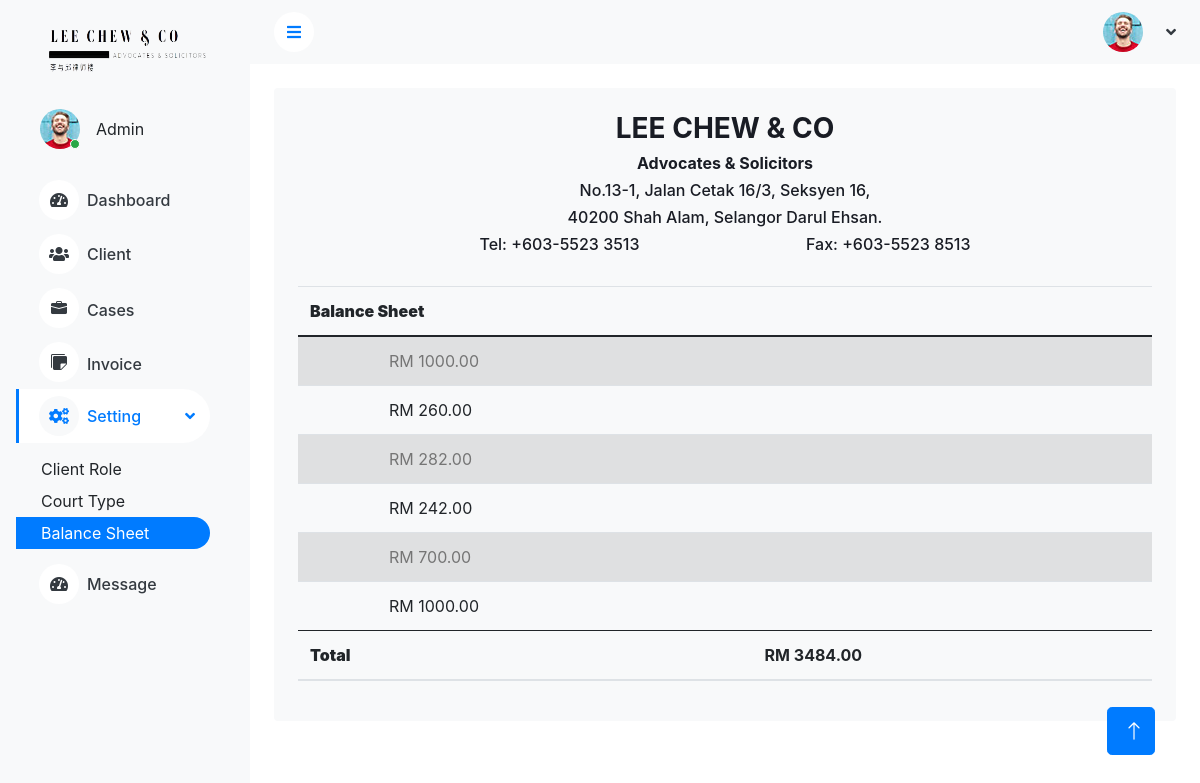
Before: /balance_sheet/ with the older database file.
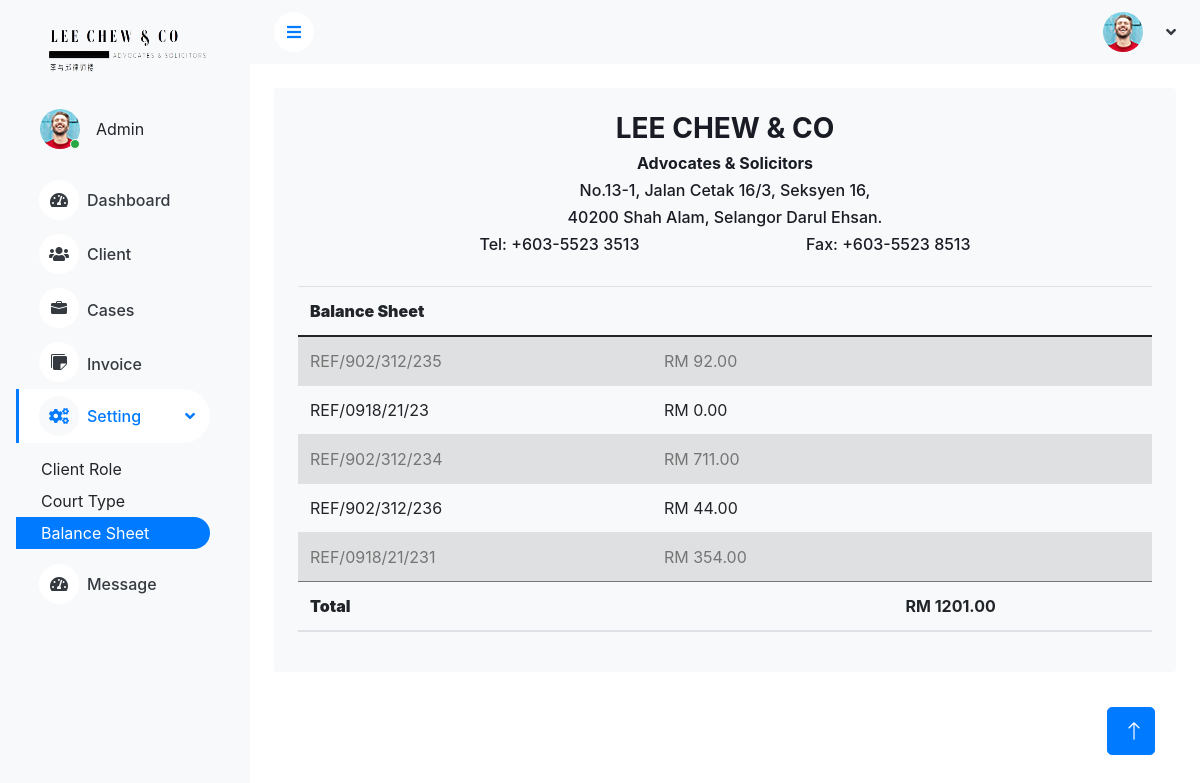
After: the same page with the newer database file.
### myadmin/models.py (models this page shows, shortened)
class Invoice(models.Model):
    invoice_date_time = models.DateField(auto_now_add=True, null=True, blank=True)
    final_total = models.DecimalField(max_digits=10, decimal_places=2, null=True, blank=True)
    paid  = models.BooleanField(default=False, null=True, blank=True)
    short_descriptions = models.TextField(max_length=1000, null=True, blank=True)
    total_reimbur_service_price = models.DecimalField(max_digits=100, decimal_places=2, null=True, blank=True)
    total_prof_service_price = models.DecimalField(max_digits=100, decimal_places=2, null=True, blank=True)
    number = models.CharField(null=True, blank=True, max_length=100)
    case = models.OneToOneField(Case, blank=True, null=True, on_delete=models.SET_NULL)
    uniqueId = models.CharField(null=True, blank=True, max_length=100)
    slug = models.SlugField(max_length=500, unique=True, blank=True, null=True)
    date_created = models.DateTimeField(blank=True, null=True)
    last_updated = models.DateTimeField(blank=True, null=True)
    class Meta:
        verbose_name = "Invoice"
        verbose_name_plural = "Invoices"

class Case(models.Model):
    CASE_TYPE = [
    ('MISC','MISC'),
    ('CRI','CRI'),
    ('LIT','LIT'),
    ('CONV','CONV'),
    ]
    ref_no = models.CharField(max_length=255, unique=True)
    client_role = models.ForeignKey(ClientRole, on_delete=models.CASCADE)
    clients = models.ForeignKey(ClientRecord,on_delete=models.CASCADE)
    respondent_name = models.CharField(max_length=255,blank=True)
    respondent_advocate = models.CharField(max_length=255,blank=True)
    case_type = models.CharField(max_length=255, choices=CASE_TYPE)
    case_description = models.TextField(blank=True)
    sense_of_urgent = models.CharField(max_length=20)
    court_no = models.CharField(max_length=40, blank=True)
    court_type = models.ForeignKey(CourtType, on_delete=models.CASCADE, null=True, blank=True)
    judge_name =  models.CharField(max_length=100, blank=True)
    court_remark = models.TextField(blank=True)
    uniqueId = models.CharField(null=True, blank=True, max_length=100)
    slug = models.SlugField(max_length=500, unique=True, blank=True, null=True)
    date_created = models.DateTimeField(blank=True, null=True)
    last_updated = models.DateTimeField(blank=True, null=True)
    def __str__(self):
        return f"{self.ref_no}"

### myadmin/views.py (the view)
# urls.py: path('balance_sheet/', views.balance_sheet, name='balance_sheet'),
def balance_sheet(request, ):
    invoice = Invoice.objects.all()
    data = []
    total_price =[x.final_total for x in invoice]
    price = 0
    for x in total_price:
        price += x
    return render(request,'main/setting/balance_sheet.html', {
                                                              "invoice": invoice,
                                                              'total_price': price})

### myadmin/templates/main/setting/balance_sheet.html (shortened to what this page needs)
{% extends "navigation/base.html" %} {% block content %} {% load static %}
<div class="container-fluid pt-4 px-4">
    <div class="bg-light text-center rounded p-4">
        <div class="d-flex align-items-center justify-content-between mb-4">
            <div class="container title">
                <h3><strong>LEE CHEW & CO</strong></h3>
                <h6><strong>Advocates & Solicitors</strong></h6>
                <h6>No.13-1, Jalan Cetak 16/3, Seksyen 16,</h6>
                <h6>40200 Shah Alam, Selangor Darul Ehsan.</h6>
                <div class="tel_info">
                    <h6>Tel: +603-5523 3513</h6>
                    <h6>Fax: +603-5523 8513</h6>
                </div>
            </div>
        </div>
        <div class="table-responsive">
            <table id="caseTable" class="table table-striped table-hover invoice_table">
                <thead>
                    <tr>
                        <th colspan="2"><strong>Balance Sheet</strong></th>
                        <th></th>
                    </tr>
                </thead>
                <tbody>
                    {% for record in invoice %}
                    <tr>
                        <td>{{record.case}}</td>
                        <td>RM {{record.final_total}}</td>
                        <td></td>
                    </tr>
                    {% endfor %}
                </tbody>
                <thead>
                    <tr>
                        <th colspan=" 2 "><strong>Total</strong></th>
                        <th>RM {{total_price}}</th>
                    </tr>
                </thead>
            </table>
        </div>
    </div>
</div>
</div>
</div>
</body>
{%endblock%}

### myadmin/templates/navigation/base.html (shortened to what this page needs)
<!DOCTYPE html>
<html lang="en">
{% load static %}
<head>
    <head>
        <link rel="stylesheet" href="https://cdnjs.cloudflare.com/ajax/libs/font-awesome/5.10.0/css/all.min.css">
        <link rel="stylesheet" href="https://cdn.jsdelivr.net/npm/bootstrap-icons@1.4.1/font/bootstrap-icons.css">
        <link rel="stylesheet" href="{% static 'lib/owlcarousel/assets/owl.carousel.min.css' %}">
        <link rel="stylesheet" href="{% static 'lib/tempusdominus/css/tempusdominus-bootstrap-4.min.css' %}">
        <link rel="stylesheet" href="{% static 'css/bootstrap.min.css' %}">
        <link rel="stylesheet" href="{% static 'css/style.css' %}">
        <link rel="stylesheet" href="{% static 'css/style2.css' %}">
        <link rel="stylesheet" href="https://cdn.datatables.net/1.13.6/css/jquery.dataTables.min.css">
        <link rel="stylesheet" href="https://cdn.jsdelivr.net/npm/intl-tel-input@18.2.1/build/css/intlTelInput.css">
        <link rel="stylesheet" href="{% static 'css/datatables.css' %}">
        <link rel="stylesheet" href="{% static 'css/datatables.min.css' %}">
        <link rel="stylesheet" href="https://stackpath.bootstrapcdn.com/bootstrap/4.5.2/css/bootstrap.min.css">
        <link rel="stylesheet" href="https://unpkg.com/folium@0.12.1/folium.css" />
    </head>
</head>
<body>
    <div class="container-xxl position-relative bg-white d-flex p-0">
        <aside class="sidebar pe-4 pb-3">
            <nav class="navbar bg-light navbar-light">
                <a href="{% url 'dashboard'  %}" class="navbar-brand mx-4 mb-3">
                    <img src="{% static 'images/logo.png' %}" alt="" style="width: 180px; height: 75px;">
                </a>
                <div class="d-flex align-items-center ms-4 mb-4">
                    <div class="position-relative">
                        <img class="rounded-circle" src="{% static 'images/user.jpg' %}" alt="" style="width: 40px; height: 40px;">
                        <div class="bg-success rounded-circle border border-2 border-white position-absolute end-0 bottom-0 p-1"></div>
                    </div>
                    <div class="ms-3">
                        <span>Admin</span>
                    </div>
                </div>
                <div class="navbar-nav w-100">
                    <a href="{% url 'dashboard'  %}" class="nav-item nav-link {% if 'dashboard' in request.path %}active{% endif %}">
                        <i class="fa fa-tachometer-alt me-2"></i>Dashboard
                    </a>
                    <a href="{% url 'view_all_client' %}" class="nav-item nav-link {% if 'view_all_client' in request.path or 'add_client_view' in request.path%}active{% endif %}">
                        <i class="fa fa-users me-2"></i>Client
                    </a>
                    <a href="{% url 'list_case' %}" class="nav-item nav-link {% if 'list_case' in request.path or 'create_case_view' in request.path%}active{% endif %}">
                        <i class="bi bi-briefcase-fill me-2"></i>Cases
                    </a>
                    <a href="{% url 'invoices' %}" class="nav-item nav-link {% if 'invoices' in request.path or 'create-build' in request.path or 'pdf_invoice' in request.path %}active{% endif %}">
                        <i class="bi bi-stickies-fill me-2"></i>Invoice
                    </a>
                    <div class="nav-item dropdown">
                        <a href="#" class="nav-link dropdown-toggle {% if 'client_role' in request.path or 'court_type' in request.path or 'balance_sheet' in request.path %}active show{% endif %}" data-bs-toggle="dropdown">
                            <i class="fa fa-cogs me-2"></i>Setting
                        </a>
                        <div class="dropdown-menu bg-transparent border-0 {% if 'client_role' in request.path or 'court_type' in request.path or 'balance_sheet' in request.path%}show{% endif %}">
                            <a href="{% url 'client_role' %}" class="dropdown-item {% if 'client_role' in request.path %}active{% endif %}">Client Role</a>
                            <a href="{% url 'court_type'%}" class="dropdown-item {% if 'court_type' in request.path %}active{% endif %}">Court Type</a>
                            <a href="{% url 'balance_sheet'  %}" class="dropdown-item {% if 'balance_sheet' in request.path %}active{% endif %}">Balance Sheet</a>
                        </div>
                    </div>
                    <a href="#" class="nav-item nav-link {% if '#' in request.path %}active{% endif %}">
                        <i class="fa fa-tachometer-alt me-2"></i>Message
                    </a>
                </div>
            </nav>
        </aside>
        <div class="content">
            <nav class="navbar navbar-expand bg-light navbar-light sticky-top px-4 py-0">
                <a href="#" class="sidebar-toggler flex-shrink-0">
                    <i class="fa fa-bars"></i>
                </a>
                <div class="navbar-nav align-items-center ms-auto">
                    <div class="nav-item dropdown">
                        <div class="nav-item dropdown">
                            <a href="#" class="nav-link dropdown-toggle" data-bs-toggle="dropdown">
                                <img class="rounded-circle me-lg-2" src="{% static 'images/user.jpg'%}" alt="" style="width: 40px; height: 40px;">
                            </a>
                        </div>
                    </div>
                </div>
            </nav>
            {%block content%} {%endblock%}
        <a href="#" class="btn btn-lg btn-primary btn-lg-square back-to-top"><i class="bi bi-arrow-up"></i></a>
</body>
</html>

### myadmin/static/css/style.css (style rules this page uses)
:root { --primary: #009CFF; --light: #F3F6F9; --dark: #191C24; }
.back-to-top { position: fixed; display: none; right: 45px; bottom: 45px; z-index: 99; }
.btn { transition: .5s; }
.btn.btn-primary { color: #FFFFFF; }
.btn-lg-square { width: 48px; height: 48px; }
.btn-square, .btn-sm-square, .btn-lg-square { padding: 0; display: inline-flex; align-items: center; justify-content: center; font-weight: normal; border-radius: 50px; }
.sidebar { position: fixed; top: 0; left: 0; bottom: 0; width: 250px; height: 100vh; overflow-y: auto; background: var(--light); transition: 0.5s; z-index: 999; }
.content { margin-left: 250px; min-height: 100vh; background: #FFFFFF; transition: 0.5s; }
@media (min-width: 992px) { .sidebar { margin-left: 0; } }
@media (min-width: 992px) { .content { width: calc(100% - 250px); } }
.sidebar .navbar .navbar-nav .nav-link { padding: 7px 20px; color: var(--dark); font-weight: 500; border-left: 3px solid var(--light); border-radius: 0 30px 30px 0; outline: none; }
.sidebar .navbar .navbar-nav .nav-link:hover, .sidebar .navbar .navbar-nav .nav-link.active { color: var(--primary); background: #FFFFFF; border-color: var(--primary); }
.sidebar .navbar .navbar-nav .nav-link i { width: 40px; height: 40px; display: inline-flex; align-items: center; justify-content: center; background: #FFFFFF; border-radius: 40px; }
.sidebar .navbar .navbar-nav .nav-link:hover i, .sidebar .navbar .navbar-nav .nav-link.active i { background: var(--light); }
.sidebar .navbar .dropdown-toggle::after { position: absolute; top: 15px; right: 15px; border: none; content: "\f107"; font-family: "Font Awesome 5 Free"; font-weight: 900; transition: .5s; }
.sidebar .navbar .dropdown-item { padding-left: 25px; border-radius: 0 30px 30px 0; }
.content .navbar .navbar-nav .nav-link { margin-left: 25px; padding: 12px 0; color: var(--dark); outline: none; }
.content .navbar .sidebar-toggler, .content .navbar .navbar-nav .nav-link i { width: 40px; height: 40px; display: inline-flex; align-items: center; justify-content: center; background: #FFFFFF; border-radius: 40px; }
.content .navbar .dropdown-toggle::after { margin-left: 6px; vertical-align: middle; border: none; content: "\f107"; font-family: "Font Awesome 5 Free"; font-weight: 900; transition: .5s; }

### myadmin/static/css/style2.css (style rules this page uses)
.tel_info { display: flex; justify-content: space-evenly; }
.invoice_table { text-align: left; }

### myadmin/static/css/datatables.css (style rules this page uses)
:root { --dt-row-selected: 13, 110, 253; --dt-row-selected-text: 255, 255, 255; --dt-row-selected-link: 9, 10, 11; --dt-row-stripe: 0, 0, 0; --dt-row-hover: 0, 0, 0; --dt-column-ordering: 0, 0, 0; --dt-html-background: white; }

Changed rows visible on the page:
removed Invoice: final_total "1000.00"
removed Invoice: final_total "260.00"
removed Invoice: final_total "282.00"
removed Invoice: final_total "242.00"
removed Invoice: final_total "700.00"
removed Invoice: final_total "1000.00"
added Invoice: case "REF/902/312/235", final_total "92.00"
added Invoice: case "REF/0918/21/23", final_total "0.00"
added Invoice: case "REF/902/312/234", final_total "711.00"
added Invoice: case "REF/902/312/236", final_total "44.00"
added Invoice: case "REF/0918/21/231", final_total "354.00"
Other visible differences:
{{ total_price }}: "3484.00" → "1201.00"
